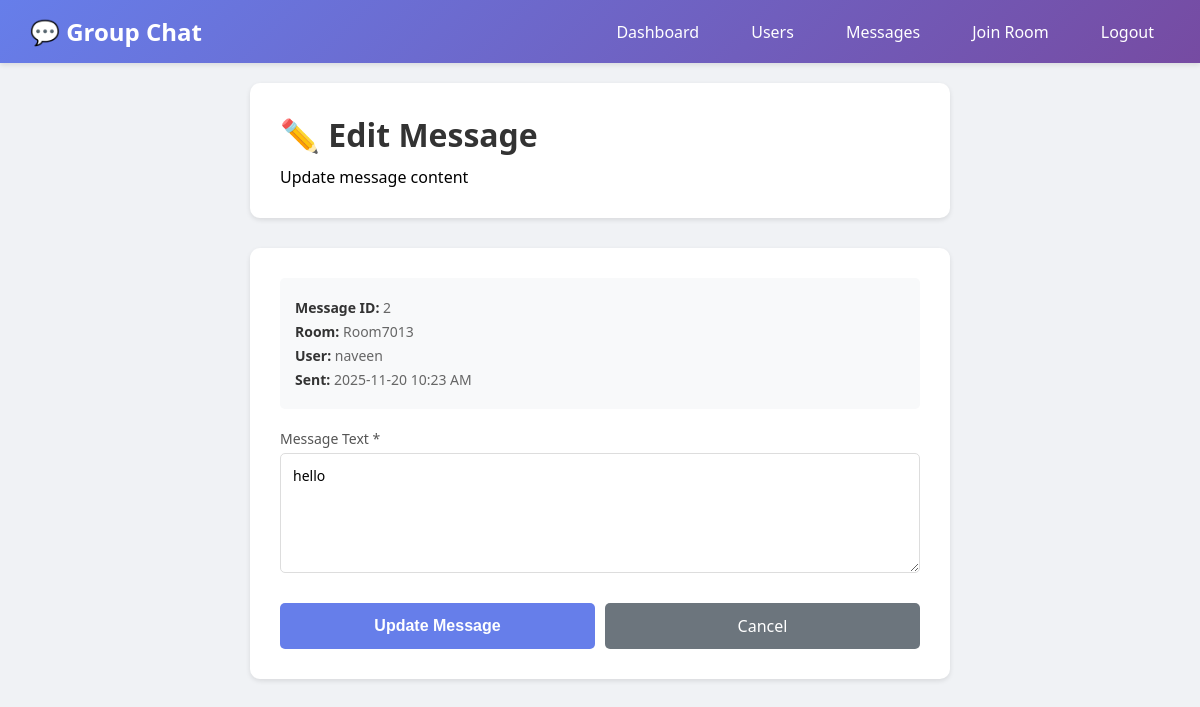
Screenshot of /admin/edit-message/2 (signed in) with the database file from the repository.
### app.py (models this page shows, shortened)
class Message(db.Model):
    id = db.Column(db.Integer, primary_key=True)
    room_id = db.Column(db.String(50), nullable=False)
    username = db.Column(db.String(80), nullable=False)
    message = db.Column(db.Text, nullable=False)
    message_type = db.Column(db.String(20), default='text')
    file_url = db.Column(db.String(500))
    timestamp = db.Column(db.DateTime, default=datetime.utcnow)

### app.py (the view, shortened to what this page needs)
@app.route('/admin/edit-message/<int:message_id>', methods=['GET', 'POST'])
@login_required
def admin_edit_message(message_id):
    if current_user.role != 'admin':
        flash('Access denied', 'danger')
        return redirect(url_for('join_room_page'))
    message = Message.query.get_or_404(message_id)
    error = None
    return render_template('admin_edit_message.html', message=message, error=error)

### app.py (called while the page is built)
@login_manager.user_loader
def load_user(user_id):
    return User.query.get(int(user_id))

### templates/admin_edit_message.html (shortened to what this page needs)
{% extends 'base.html' %}
{% block content %}
<div class="edit-container">
    <div class="edit-header">
        <h1>✏️ Edit Message</h1>
        <p>Update message content</p>
    </div>
    <div class="edit-form">
        <div class="message-info">
            <p><strong>Message ID:</strong> {{ message.id }}</p>
            <p><strong>Room:</strong> {{ message.room_id }}</p>
            <p><strong>User:</strong> {{ message.username }}</p>
            <p><strong>Sent:</strong> {{ message.timestamp.strftime('%Y-%m-%d %I:%M %p') }}</p>
        </div>
        <form method="POST" action="{{ url_for('admin_edit_message', message_id=message.id) }}">
            <div class="form-group">
                <label for="message">Message Text *</label>
                <textarea id="message" name="message" required>{{ message.message }}</textarea>
            </div>
            <div class="form-actions">
                <button type="submit" class="btn-submit">Update Message</button>
                <a href="{{ url_for('admin_messages') }}" class="btn-cancel">Cancel</a>
            </div>
        </form>
    </div>
</div>
{% endblock %}

### templates/base.html (style rules this page uses)
* { margin: 0; padding: 0; box-sizing: border-box; }
body { font-family: 'Segoe UI', Tahoma, Geneva, Verdana, sans-serif; background: #f0f2f5; min-height: 100vh; }

### templates/admin_edit_message.html (style rules this page uses)
.edit-container { max-width: 700px; margin: 0 auto; }
.edit-header { background: white; padding: 30px; border-radius: 10px; box-shadow: 0 2px 5px rgba(0,0,0,0.1); margin-bottom: 30px; }
.edit-header h1 { color: #333; margin-bottom: 10px; }
.edit-form { background: white; padding: 30px; border-radius: 10px; box-shadow: 0 2px 5px rgba(0,0,0,0.1); }
.message-info { background: #f8f9fa; padding: 15px; border-radius: 5px; margin-bottom: 20px; }
.message-info p { margin: 5px 0; color: #666; font-size: 14px; }
.message-info strong { color: #333; }
.form-group { margin-bottom: 20px; }
.form-group label { display: block; margin-bottom: 5px; color: #555; font-weight: 500; font-size: 14px; }
.form-group textarea { width: 100%; padding: 12px; border: 1px solid #ddd; border-radius: 5px; font-size: 14px; font-family: inherit; min-height: 120px; resize: vertical; }
.form-actions { display: flex; gap: 10px; margin-top: 25px; }
.btn-submit { flex: 1; background: #667eea; color: white; border: none; padding: 12px; border-radius: 5px; cursor: pointer; font-size: 16px; font-weight: 600; }
.btn-cancel { flex: 1; background: #6c757d; color: white; border: none; padding: 12px; border-radius: 5px; cursor: pointer; font-size: 16px; text-decoration: none; text-align: center; }

### rows the page displays
Message: id "2", room_id "Room7013", username "naveen", timestamp "2025-11-20 10:23 AM", message "hello"
